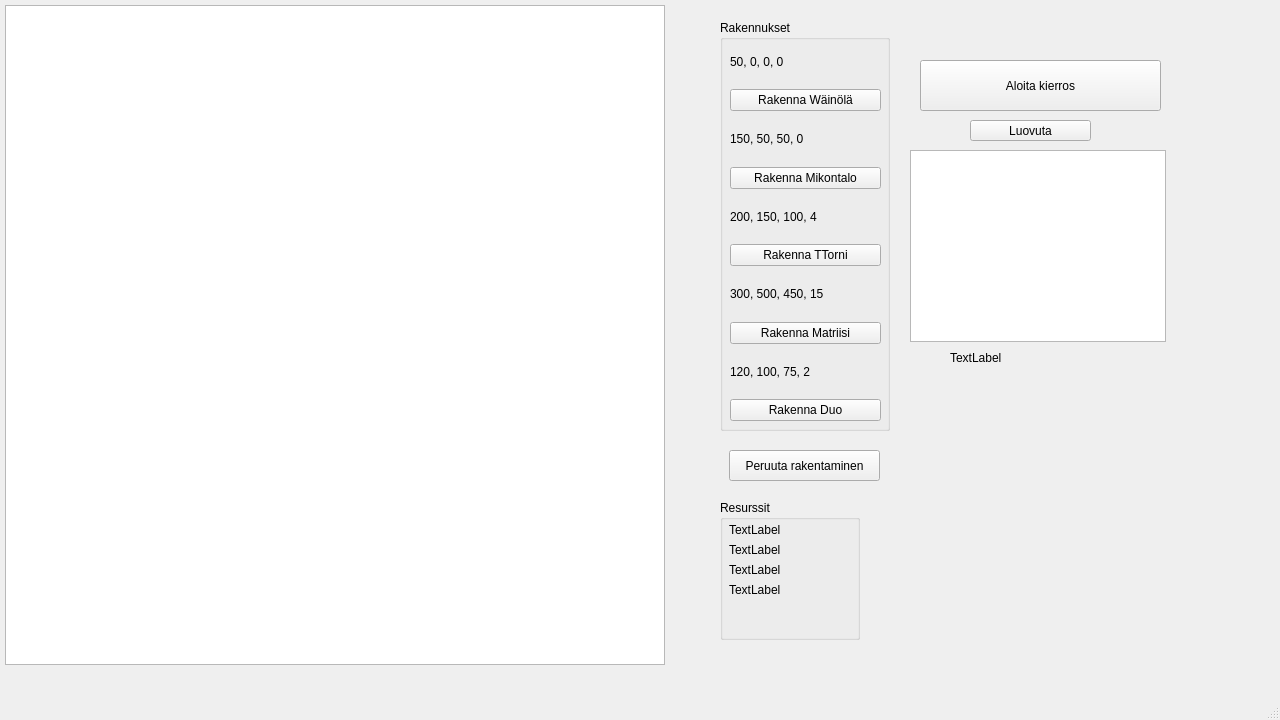
<?xml version="1.0" encoding="UTF-8"?>
<ui version="4.0">
 <class>MainWindow</class>
 <widget class="QMainWindow" name="MainWindow">
  <property name="geometry">
   <rect>
    <x>0</x>
    <y>0</y>
    <width>1280</width>
    <height>720</height>
   </rect>
  </property>
  <property name="windowTitle">
   <string>MainWindow</string>
  </property>
  <widget class="QWidget" name="centralwidget">
   <widget class="QGraphicsView" name="graphicsView">
    <property name="geometry">
     <rect>
      <x>5</x>
      <y>5</y>
      <width>660</width>
      <height>660</height>
     </rect>
    </property>
    <property name="mouseTracking">
     <bool>true</bool>
    </property>
    <property name="verticalScrollBarPolicy">
     <enum>Qt::ScrollBarAlwaysOff</enum>
    </property>
    <property name="horizontalScrollBarPolicy">
     <enum>Qt::ScrollBarAlwaysOff</enum>
    </property>
    <property name="sizeAdjustPolicy">
     <enum>QAbstractScrollArea::AdjustToContents</enum>
    </property>
   </widget>
   <widget class="QPushButton" name="startButton">
    <property name="geometry">
     <rect>
      <x>920</x>
      <y>60</y>
      <width>241</width>
      <height>51</height>
     </rect>
    </property>
    <property name="text">
     <string>Aloita kierros</string>
    </property>
   </widget>
   <widget class="QTextBrowser" name="textBrowser">
    <property name="geometry">
     <rect>
      <x>910</x>
      <y>150</y>
      <width>256</width>
      <height>192</height>
     </rect>
    </property>
   </widget>
   <widget class="QGroupBox" name="groupBox">
    <property name="geometry">
     <rect>
      <x>720</x>
      <y>20</y>
      <width>170</width>
      <height>411</height>
     </rect>
    </property>
    <property name="title">
     <string>Rakennukset</string>
    </property>
    <widget class="QWidget" name="verticalLayoutWidget">
     <property name="geometry">
      <rect>
       <x>10</x>
       <y>20</y>
       <width>151</width>
       <height>381</height>
      </rect>
     </property>
     <layout class="QVBoxLayout" name="verticalLayout">
      <item>
       <widget class="QLabel" name="label">
        <property name="sizePolicy">
         <sizepolicy hsizetype="Fixed" vsizetype="Preferred">
          <horstretch>0</horstretch>
          <verstretch>0</verstretch>
         </sizepolicy>
        </property>
        <property name="text">
         <string>50, 0, 0, 0</string>
        </property>
       </widget>
      </item>
      <item>
       <widget class="QPushButton" name="buildWainola">
        <property name="text">
         <string>Rakenna Wäinölä</string>
        </property>
       </widget>
      </item>
      <item>
       <widget class="QLabel" name="label_2">
        <property name="text">
         <string>150, 50, 50, 0</string>
        </property>
       </widget>
      </item>
      <item>
       <widget class="QPushButton" name="buildMikontalo">
        <property name="text">
         <string>Rakenna Mikontalo</string>
        </property>
       </widget>
      </item>
      <item>
       <widget class="QLabel" name="label_4">
        <property name="text">
         <string>200, 150, 100, 4</string>
        </property>
       </widget>
      </item>
      <item>
       <widget class="QPushButton" name="buildTTorni">
        <property name="text">
         <string>Rakenna TTorni</string>
        </property>
       </widget>
      </item>
      <item>
       <widget class="QLabel" name="label_3">
        <property name="text">
         <string>300, 500, 450, 15</string>
        </property>
       </widget>
      </item>
      <item>
       <widget class="QPushButton" name="buildMatriisi">
        <property name="text">
         <string>Rakenna Matriisi</string>
        </property>
       </widget>
      </item>
      <item>
       <widget class="QLabel" name="label_5">
        <property name="text">
         <string>120, 100, 75, 2</string>
        </property>
       </widget>
      </item>
      <item>
       <widget class="QPushButton" name="buildDuo">
        <property name="text">
         <string>Rakenna Duo</string>
        </property>
       </widget>
      </item>
     </layout>
    </widget>
   </widget>
   <widget class="QGroupBox" name="groupBox_2">
    <property name="geometry">
     <rect>
      <x>720</x>
      <y>500</y>
      <width>140</width>
      <height>140</height>
     </rect>
    </property>
    <property name="title">
     <string>Resurssit</string>
    </property>
    <widget class="QLabel" name="labelMoney">
     <property name="geometry">
      <rect>
       <x>9</x>
       <y>20</y>
       <width>111</width>
       <height>20</height>
      </rect>
     </property>
     <property name="text">
      <string>TextLabel</string>
     </property>
    </widget>
    <widget class="QLabel" name="labelConcrete">
     <property name="geometry">
      <rect>
       <x>9</x>
       <y>40</y>
       <width>111</width>
       <height>20</height>
      </rect>
     </property>
     <property name="text">
      <string>TextLabel</string>
     </property>
    </widget>
    <widget class="QLabel" name="labelCredits">
     <property name="geometry">
      <rect>
       <x>9</x>
       <y>80</y>
       <width>111</width>
       <height>20</height>
      </rect>
     </property>
     <property name="text">
      <string>TextLabel</string>
     </property>
    </widget>
    <widget class="QLabel" name="labelMead">
     <property name="geometry">
      <rect>
       <x>9</x>
       <y>60</y>
       <width>111</width>
       <height>20</height>
      </rect>
     </property>
     <property name="text">
      <string>TextLabel</string>
     </property>
    </widget>
   </widget>
   <widget class="QLabel" name="labelHealth">
    <property name="geometry">
     <rect>
      <x>950</x>
      <y>350</y>
      <width>201</width>
      <height>16</height>
     </rect>
    </property>
    <property name="text">
     <string>TextLabel</string>
    </property>
   </widget>
   <widget class="QPushButton" name="giveUpButton">
    <property name="geometry">
     <rect>
      <x>970</x>
      <y>120</y>
      <width>121</width>
      <height>21</height>
     </rect>
    </property>
    <property name="text">
     <string>Luovuta</string>
    </property>
   </widget>
   <widget class="QPushButton" name="cancelBuild">
    <property name="geometry">
     <rect>
      <x>729</x>
      <y>450</y>
      <width>151</width>
      <height>31</height>
     </rect>
    </property>
    <property name="text">
     <string>Peruuta rakentaminen</string>
    </property>
   </widget>
  </widget>
  <widget class="QMenuBar" name="menubar">
   <property name="geometry">
    <rect>
     <x>0</x>
     <y>0</y>
     <width>1280</width>
     <height>20</height>
    </rect>
   </property>
  </widget>
  <widget class="QStatusBar" name="statusbar"/>
 </widget>
 <resources/>
 <connections/>
</ui>
